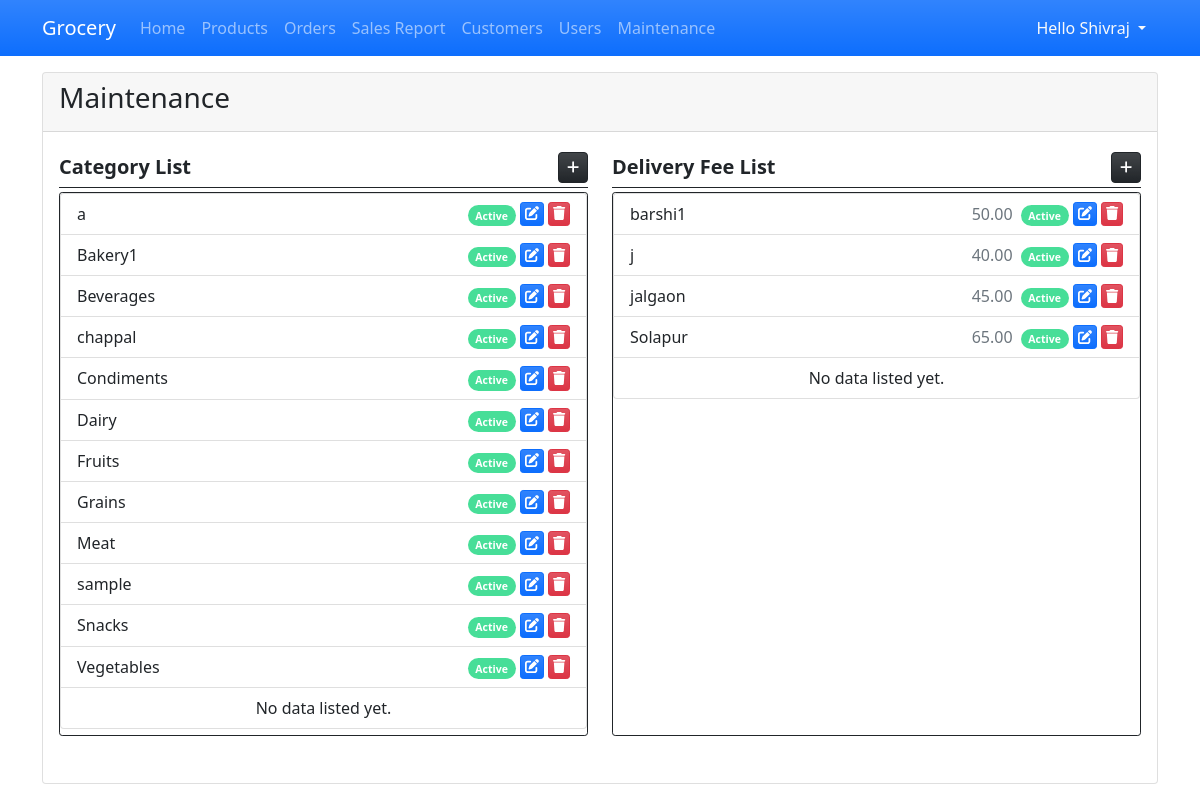
The app's page /admin/?page=maintenance (signed in) with its own data.
### tables this page shows
CREATE TABLE `category_list` (
  `category_id` int(11) NOT NULL,
  `name` varchar(20) DEFAULT NULL,
  `status` int(11) NOT NULL DEFAULT 1,
  `date_created` timestamp NOT NULL DEFAULT current_timestamp()
);

CREATE TABLE `fees_list` (
  `fee_id` int(11) NOT NULL,
  `location` varchar(100) DEFAULT NULL,
  `amount` double NOT NULL,
  `status` int(11) NOT NULL DEFAULT 1,
  `date_created` timestamp NOT NULL DEFAULT current_timestamp()
);

### admin/maintenance.php (the view, shortened to what this page needs)
<div class="card h-100 d-flex flex-column">
    <div class="card-header d-flex justify-content-between">
        <h3 class="card-title">Maintenance</h3>
    </div>
    <div class="card-body flex-grow-1">
        <div class="col-12 h-100">
            <div class="row h-100">
                <div class="col-md-6 h-100 d-flex flex-column">
                    <div class="w-100 d-flex border-bottom border-dark py-1 mb-1">
                        <div class="fs-5 col-auto flex-grow-1"><b>Category List</b></div>
                        <div class="col-auto flex-grow-0 d-flex justify-content-end">
                            <a href="javascript:void(0)" id="new_category" class="btn btn-dark btn-sm bg-gradient rounded-2" title="Add category"><span class="fa fa-plus"></span></a>
                        </div>
                    </div>
                    <div class="h-100 overflow-auto border rounded-1 border-dark card-panel">
                        <ul class="list-group">
                            <?php
                            $dept_qry = $conn->query("SELECT * FROM `category_list` order by `name` asc");
                            while($row = $dept_qry->fetch_assoc()):
                            ?>
                            <li class="list-group-item d-flex">
                                <div class="col-auto flex-grow-1">
                                    <?php echo $row['name'] ?>
                                </div>
                                <div class="col-auto">
                                    <?php if($row['status'] == 1): ?>
                                        <a href="javascript:void(0)" class="update_stat_cat badge bg-success bg-gradiend rounded-pill text-decoration-none me-1" title="Update Status" data-toStat = "0" data-id="<?php echo $row['category_id'] ?>" data-name="<?php echo $row['name'] ?>"><small>Active</small></a>
                                        <?php else: ?>
                                        <a href="javascript:void(0)" class="update_stat_cat badge bg-secondary bg-gradiend rounded-pill text-decoration-none me-1" title="Update Status" data-toStat = "1" data-id="<?php echo $row['category_id'] ?>"  data-name="<?php echo $row['name'] ?>"><small>Inactive</small></a>
                                    <?php endif; ?>
                                </div>
                                <div class="col-auto d-flex justify-content-end">
                                    <a href="javascript:void(0)" class="edit_category btn btn-sm btn-primary bg-gradient py-0 px-1 me-1" title="Edit category Details" data-id="<?php echo $row['category_id'] ?>"  data-name="<?php echo $row['name'] ?>"><span class="fa fa-edit"></span></a>
                                    <a href="javascript:void(0)" class="delete_category btn btn-sm btn-danger bg-gradient py-0 px-1" title="Delete category" data-id="<?php echo $row['category_id'] ?>"  data-name="<?php echo $row['name'] ?>"><span class="fa fa-trash"></span></a>
                                </div>
                            </li>
                            <?php endwhile; ?>
                            <?php if(!$dept_qry->fetch_assoc()): ?>
                                <li class="list-group-item text-center">No data listed yet.</li>
                            <?php endif; ?>
                        </ul>
                    </div>
                </div>
                <div class="col-md-6 h-100 d-flex flex-column">
                    <div class="w-100 d-flex border-bottom border-dark py-1 mb-1">
                        <div class="fs-5 col-auto flex-grow-1"><b>Delivery Fee List</b></div>
                        <div class="col-auto flex-grow-0 d-flex justify-content-end">
                            <a href="javascript:void(0)" id="new_fee" class="btn btn-dark btn-sm bg-gradient rounded-2" title="Add fee"><span class="fa fa-plus"></span></a>
                        </div>
                    </div>
                    <div class="h-100 overflow-auto border rounded-1 border-dark card-panel">
                        <ul class="list-group">
                            <?php
                            $dept_qry = $conn->query("SELECT * FROM `fees_list` order by `location` asc");
                            while($row = $dept_qry->fetch_assoc()):
                            ?>
                            <li class="list-group-item d-flex">
                                <div class="col-auto flex-grow-1">
                                    <div class="w-100 d-flex">
                                    <span class="col-auto flex-grow-1">
                                        <?php echo $row['location'] ?>
                                    </span>
                                    <span class="col-auto col-auto px-2 text-muted"><?php echo number_format($row['amount'],2) ?></span>
                                    </div>
                                </div>
                                <div class="col-auto">
                                    <?php if($row['status'] == 1): ?>
                                        <a href="javascript:void(0)" class="update_stat_fee badge bg-success bg-gradiend rounded-pill text-decoration-none me-1" title="Update Status" data-toStat = "0" data-id="<?php echo $row['fee_id'] ?>" data-name="<?php echo $row['location'] ?>"><small>Active</small></a>
                                        <?php else: ?>
                                        <a href="javascript:void(0)" class="update_stat_fee badge bg-secondary bg-gradiend rounded-pill text-decoration-none me-1" title="Update Status" data-toStat = "1" data-id="<?php echo $row['fee_id'] ?>"  data-name="<?php echo $row['location'] ?>"><small>Inactive</small></a>
                                    <?php endif; ?>
                                </div>
                                <div class="col-auto d-flex justify-content-end">
                                    <a href="javascript:void(0)" class="edit_fee btn btn-sm btn-primary bg-gradient py-0 px-1 me-1" title="Edit fee Details" data-id="<?php echo $row['fee_id'] ?>"  data-name="<?php echo $row['location'] ?>"><span class="fa fa-edit"></span></a>
                                    <a href="javascript:void(0)" class="delete_fee btn btn-sm btn-danger bg-gradient py-0 px-1" title="Delete fee" data-id="<?php echo $row['fee_id'] ?>"  data-name="<?php echo $row['location'] ?>"><span class="fa fa-trash"></span></a>
                                </div>
                            </li>
                            <?php endwhile; ?>
                            <?php if(!$dept_qry->fetch_assoc()): ?>
                                <li class="list-group-item text-center">No data listed yet.</li>
                            <?php endif; ?>
                        </ul>
                    </div>
                </div>
            </div>
        </div>
    </div>
</div>

### css/custom.css (style rules this page uses)
:root { --bs-success-rgb: 71, 222, 152 !important; }
html, body { height: 100%; width: 100%; }

### admin/maintenance.php (style rules this page uses)
.card-panel { overflow:auto !important; height:68vh !important; }

### records on screen
category_list: name "a"
category_list: name "Bakery1"
category_list: name "Beverages"
category_list: name "chappal"
category_list: name "Condiments"
category_list: name "Dairy"
category_list: name "Fruits"
category_list: name "Grains"
category_list: name "Meat"
category_list: name "sample"
category_list: name "Snacks"
category_list: name "Vegetables"
fees_list: location "barshi1", amount "50.00"
fees_list: location "j", amount "40.00"
fees_list: location "jalgaon", amount "45.00"
fees_list: location "Solapur", amount "65.00"

### other values on screen
$_SESSION['fullname'] "Shivraj"
